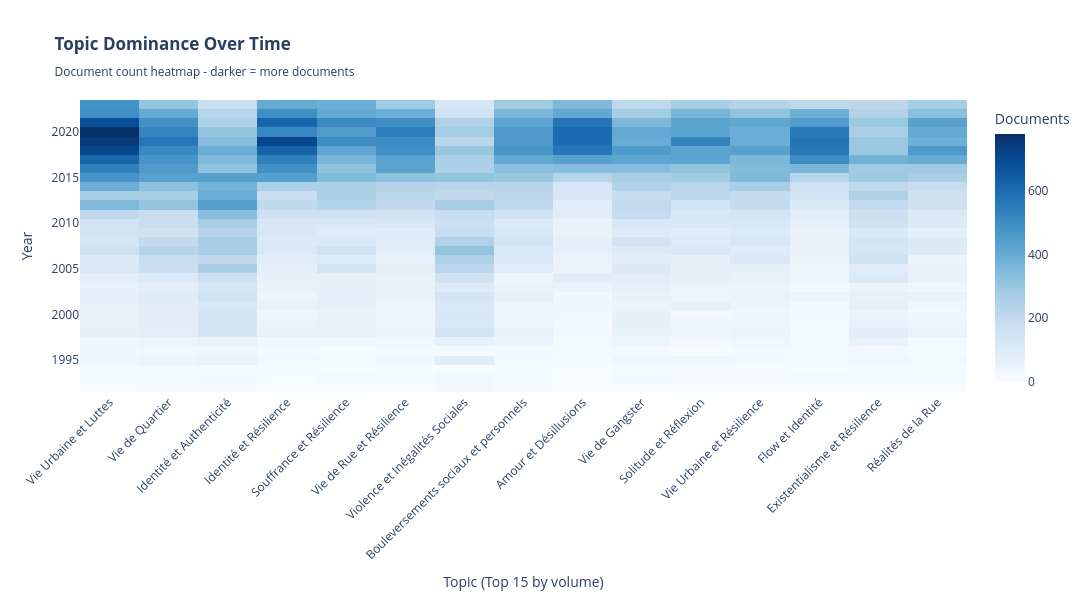

Source (notebook cell):
### Code cell
# ============ VIZ 11: TOPIC DOMINANCE HEATMAP (RANKED) ============
# Get top N topics per year
topic_year = temporal_df.groupby(['Year', 'Label'])['Count'].sum().reset_index()
pivot_rank = topic_year.pivot_table(
    index='Year',
    columns='Label',
    values='Count',
    fill_value=0
)

# Rank topics by total volume (sort columns)
topic_totals = pivot_rank.sum().sort_values(ascending=False)
pivot_rank = pivot_rank[topic_totals.index[:15]]  # Top 15 topics

# Heatmap
fig11 = go.Figure(data=go.Heatmap(
    z=pivot_rank.values,
    x=pivot_rank.columns,
    y=pivot_rank.index,
    colorscale='Blues',
    colorbar=dict(title='Documents')
))

fig11.update_layout(
    title="<b>Topic Dominance Over Time</b><br><sub>Document count heatmap - darker = more documents</sub>",
    xaxis_title="Topic (Top 15 by volume)",
    yaxis_title="Year",
    height=600,
    width=1200,
    template="plotly_white",
    xaxis=dict(tickangle=-45)
)

fig11.write_html("viz_11_dominance_heatmap.html")
print("✓ Saved: viz_11_dominance_heatmap.html")
fig11

### Figure 1 — Plotly figure (JSON) as saved in the notebook; plotly's stock layout.template omitted (floating-point values rounded to 4 significant figures; data arrays with more than 128 entries replaced by an {"elided": "..."} marker saying what was removed)
{"data": [{"colorbar": {"title": {"text": "Documents"}}, "colorscale": [[0, "rgb(247,251,255)"], [0.125, "rgb(222,235,247)"], [0.25, "rgb(198,219,239)"], [0.375, "rgb(158,202,225)"], [0.5, "rgb(107,174,214)"], [0.625, "rgb(66,146,198)"], [0.75, "rgb(33,113,181)"], [0.875, "rgb(8,81,156)"], [1, "rgb(8,48,107)"]], "type": "heatmap", "x": ["Vie Urbaine et Luttes", "Vie de Quartier", "Identité et Authenticité", "Identité et Résilience", "Souffrance et Résilience", "Vie de Rue et Résilience", "Violence et Inégalités Sociales", "Bouleversements sociaux et personnels", "Amour et Désillusions", "Vie de Gangster", "Solitude et Réflexion", "Vie Urbaine et Résilience", "Flow et Identité", "Existentialisme et Résilience", "Réalités de la Rue"], "y": [1992, 1993, 1994, 1995, 1996, 1997, 1998, 1999, 2000, 2001, 2002, 2003, 2004, 2005, 2006, 2007, 2008, 2009, 2010, 2011, 2012, 2013, 2014, 2015, 2016, 2017, 2018, 2019, 2020, 2021, 2022, 2023], "z": {"elided": "32x15 float values"}}], "layout": {"height": 600, "title": {"text": "<b>Topic Dominance Over Time</b><br><sub>Document count heatmap - darker = more documents</sub>"}, "width": 1200, "xaxis": {"tickangle": -45, "title": {"text": "Topic (Top 15 by volume)"}}, "yaxis": {"title": {"text": "Year"}}}}
